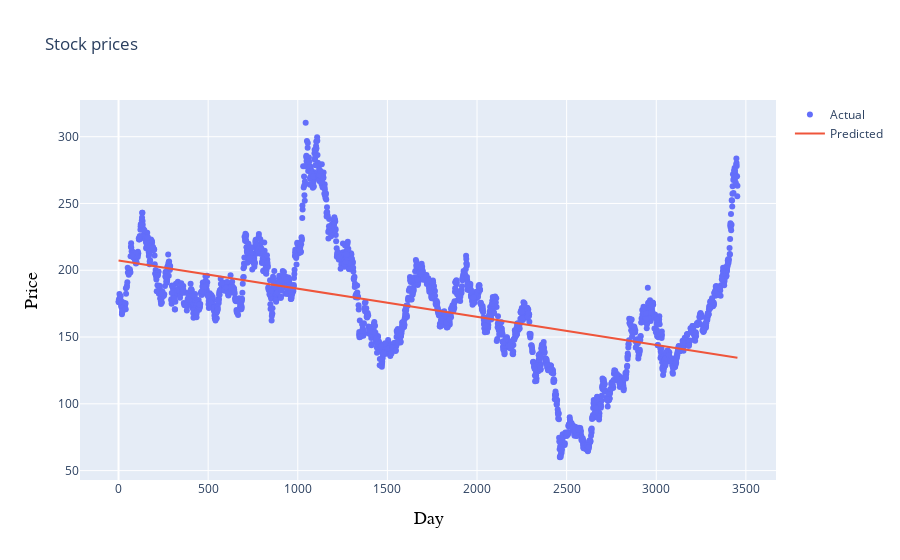

Here is the notebook cell this chart was saved with:
### Code cell
iplot(plot2)

### Figure 1 — Plotly figure (JSON) as saved in the notebook; plotly's stock layout.template omitted (floating-point values rounded to 4 significant figures; data arrays with more than 128 entries replaced by an {"elided": "..."} marker saying what was removed)
{"data": [{"mode": "markers", "name": "Actual", "type": "scatter", "x": {"elided": "2417 int values"}, "y": {"elided": "2417 float values"}}, {"mode": "lines", "name": "Predicted", "type": "scatter", "x": {"elided": "2417 int values"}, "y": {"elided": "2417 float values"}}], "layout": {"title": {"text": "Stock prices"}, "xaxis": {"title": {"font": {"color": "black", "family": "Courier New,monospace", "size": 18}, "text": "Day"}}, "yaxis": {"title": {"font": {"color": "black", "family": "Courier New,monospace", "size": 18}, "text": "Price"}}}}
